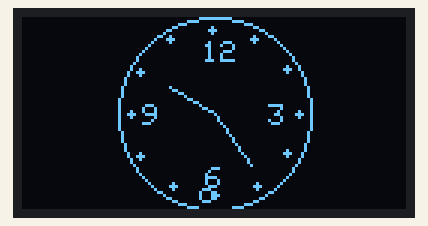
A sketch run on a simulated ESP32. On the bench: 128×64 one-colour display. WiFi joins after 1.5 s; servers stay silent unless stated; the local clock reads 2024-03-15 10:24:30 at power-on unless the sketch sets it; what the sketch prints to the serial monitor is not drawn.

Above: at 1.6 s.
At 5.7 s:
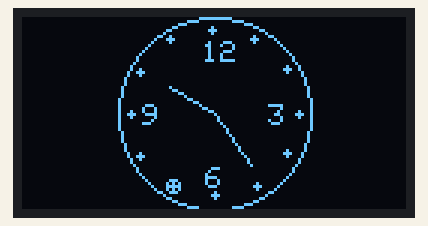
At 10.9 s:
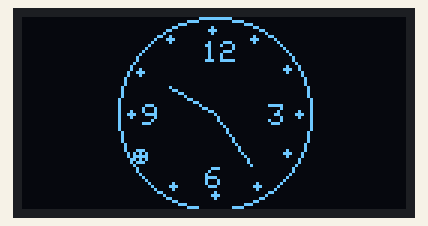
At 20.1 s:
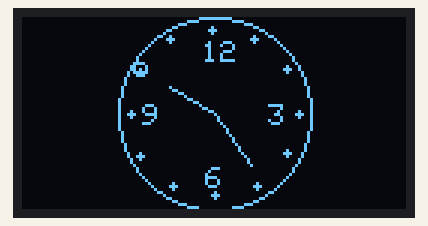
At 29.3 s:
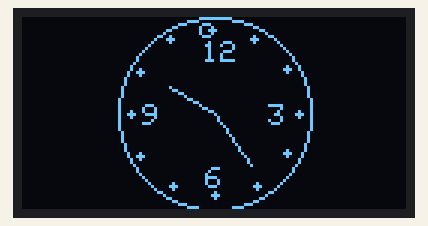
At 38.6 s:
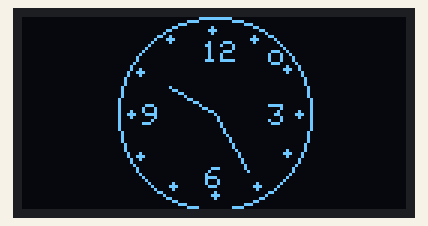

Measured:
- what the display in image 0 shows lasts 1.0 s, from 1.6 s to 2.6 s

The sketch:

ESP32-Analog-Clock.ino
```cpp
#include <Wire.h>
#include <Adafruit_GFX.h>
#include <Adafruit_SSD1306.h>

#include <WiFi.h>
#include "time.h"
#include "sntp.h"

const char* ssid = "YOUR_SSID";
const char* password = "YOUR_PASSWORD";

const char* ntpServer1 = "pool.ntp.org";
const char* ntpServer2 = "time.nist.gov";
const long gmtOffset_sec = 3600;
const int daylightOffset_sec = 3600;

int hrs=0;
int mins=0;
int secs=0;

Adafruit_SSD1306 display(128, 64, &Wire, -1);

const int NUM_POINTS = 60;
const int RADIUS = 28;

int pointsX[NUM_POINTS];
int pointsY[NUM_POINTS];

void setup() {
  Serial.begin(115200);
  // set notification call-back function
  sntp_set_time_sync_notification_cb(timeavailable);
  sntp_servermode_dhcp(1);  // (optional)
  configTime(gmtOffset_sec, daylightOffset_sec, ntpServer1, ntpServer2);

  //connect to WiFi
  Serial.printf("Connecting to %s ", ssid);
  WiFi.begin(ssid, password);
  while (WiFi.status() != WL_CONNECTED) {
    delay(500);
    Serial.print(".");
  }
  Serial.println(" CONNECTED");

  /***************************************************/

  display.begin(SSD1306_SWITCHCAPVCC, 0x3C);  //initialize the display with I2C address 0x3C
  display.clearDisplay();                     //clear the display buffer
  display.display();                          //update the display

  for (int i = 0; i < NUM_POINTS; i++) {
    pointsX[i] = 64 + RADIUS * cos(i * 6.28 / NUM_POINTS);
    pointsY[i] = 32 + RADIUS * sin(i * 6.28 / NUM_POINTS);
  }
}

void loop() {
  setLocalTime();
  //calculate the angle for each hand
  float secAngle = map(secs, 0, 60, 0, 360);
  float minAngle = map(mins, 0, 60, 0, 360);
  float hrAngle = map(hrs, 1, 12, 30, 360);

  //calculate the positions of the hands
  int hrX = 64 + (RADIUS - 11) * cos((hrAngle - 90) * PI / 180);
  int hrY = 32 + (RADIUS - 11) * sin((hrAngle - 90) * PI / 180);
  int minX = 64 + (RADIUS - 6) * cos((minAngle - 90) * PI / 180);
  int minY = 32 + (RADIUS - 6) * sin((minAngle - 90) * PI / 180);
  int secX = 64 + (RADIUS)*cos((secAngle - 90) * PI / 180);
  int secY = 32 + (RADIUS)*sin((secAngle - 90) * PI / 180);

  display.clearDisplay();  //clear the display buffer

  //draw the clock face
  display.drawCircle(64, 32, 32, WHITE);  //Draw a Center Point
  //Draw 12 Clock points
  for (int i = 0; i < NUM_POINTS; i += 5) {
    display.fillCircle(pointsX[i], pointsY[i], 1, WHITE);
  }

  //Display Numbers 12-3-6-9
  display.setTextSize(1);
  display.setTextColor(SSD1306_WHITE);

  for (int i = 12; i > 1; i -= 3) {
    float angle = map(i, 1, 12, 30, 360);
    int xPos = 64 + (RADIUS - 7) * cos((angle - 90) * PI / 180) - 3;
    int yPos = 32 + (RADIUS - 7) * sin((angle - 90) * PI / 180) - 3;
    display.setCursor(xPos, yPos);
    display.print(i);
  }

  //draw the hour hand
  display.drawLine(64, 32, hrX, hrY, WHITE);

  //draw the minute hand
  display.drawLine(64, 32, minX, minY, WHITE);

  //draw the Second hand
  //display.drawLine(64, 32, secX, secY, WHITE);
  display.drawCircle(secX, secY, 2, WHITE);

  //update the display
  display.display();
  delay(1000);
}


void setLocalTime() {
  struct tm timeinfo;
  if (!getLocalTime(&timeinfo)) {
    Serial.println("No time available (yet)");
    return;
  }
  Serial.println(&timeinfo, "%A, %B %d %Y %H:%M:%S");

  hrs = timeinfo.tm_hour;
  mins = timeinfo.tm_min;
  secs = timeinfo.tm_sec;

}

// Callback function (get's called when time adjusts via NTP)
void timeavailable(struct timeval* t) {
  Serial.println("Got time adjustment from NTP!");
  setLocalTime();
}
```
